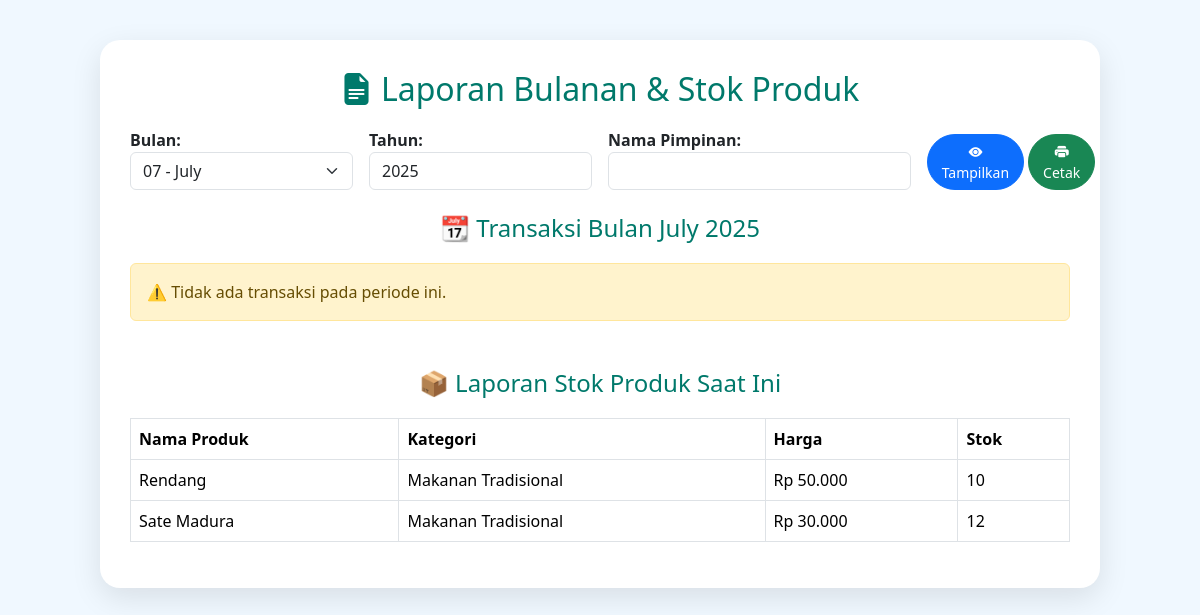
/laporan_bulanan.php (signed in), run on the app's committed database.
### tables this page shows
CREATE TABLE `products` (
  `id` int(11) NOT NULL,
  `name` varchar(255) NOT NULL,
  `category_id` int(11) NOT NULL,
  `price` decimal(10,2) NOT NULL,
  `description` text DEFAULT NULL,
  `image` varchar(255) NOT NULL,
  `stock` int(11) NOT NULL DEFAULT 0
);

CREATE TABLE `categories` (
  `id` int(11) NOT NULL,
  `name` varchar(255) NOT NULL
);

### laporan_bulanan.php (the view, shortened to what this page needs)
<?php
include 'include/db.php';
$bulan = isset($_GET['bulan']) ? $_GET['bulan'] : date('m');
$tahun = isset($_GET['tahun']) ? $_GET['tahun'] : date('Y');
$pimpinan = isset($_GET['pimpinan']) ? htmlspecialchars($_GET['pimpinan']) : '';
?>
<!DOCTYPE html>
<html lang="id">
<head>
    <link href="https://cdn.jsdelivr.net/npm/bootstrap@5.3.3/dist/css/bootstrap.min.css" rel="stylesheet">
    <link href="https://cdn.jsdelivr.net/npm/bootstrap-icons@1.10.5/font/bootstrap-icons.css" rel="stylesheet">
</head>
<body>
<div class="container-report">
    <h2><i class="bi bi-file-earmark-text-fill"></i> Laporan Bulanan & Stok Produk</h2>
    <form method="GET" class="row g-3 mb-4" id="form-filter">
        <div class="col-md-3">
            <label>Bulan:</label>
            <select name="bulan" class="form-select">
                <?php for ($i = 1; $i <= 12; $i++):
                    $val = str_pad($i, 2, '0', STR_PAD_LEFT);
                    $sel = ($bulan == $val) ? 'selected' : '';
                    echo "<option value='$val' $sel>$val - " . date('F', mktime(0,0,0,$i,1)) . "</option>";
                endfor; ?>
            </select>
        </div>
        <div class="col-md-3">
            <label>Tahun:</label>
            <input type="number" name="tahun" class="form-control" value="<?= $tahun ?>">
        </div>
        <div class="col-md-4">
            <label>Nama Pimpinan:</label>
            <input type="text" name="pimpinan" class="form-control" value="<?= $pimpinan ?>">
        </div>
        <div class="col-md-2 d-flex align-items-end gap-1">
            <button type="submit" class="btn btn-primary btn-sm btn-custom w-100"><i class="bi bi-eye-fill"></i> Tampilkan</button>
            <button type="button" onclick="window.print()" class="btn btn-success btn-sm btn-custom w-100"><i class="bi bi-printer-fill"></i> Cetak</button>
        </div>
    </form>
    <h4>📆 Transaksi Bulan <?= date('F', mktime(0, 0, 0, $bulan, 1)) ?> <?= $tahun ?></h4>
    <?php
    $sql = "SELECT nama_pelanggan, total, tanggal FROM transaksi WHERE MONTH(tanggal)=? AND YEAR(tanggal)=?";
    $stmt = $conn->prepare($sql);
    $stmt->bind_param("ss", $bulan, $tahun);
    $stmt->execute();
    $result = $stmt->get_result();
    if ($result->num_rows > 0):
        echo "<table class='table table-bordered mt-3'>
                <thead><tr><th>Nama Pelanggan</th><th>Total (Rp)</th><th>Tanggal</th></tr></thead><tbody>";
        while ($row = $result->fetch_assoc()):
            echo "<tr>
                    <td>" . htmlspecialchars($row['nama_pelanggan']) . "</td>
                    <td>Rp " . number_format($row['total'], 0, ',', '.') . "</td>
                    <td>" . date('d M Y', strtotime($row['tanggal'])) . "</td>
                  </tr>";
        endwhile;
        echo "</tbody></table>";
    else:
        echo "<div class='alert alert-warning'>⚠️ Tidak ada transaksi pada periode ini.</div>";
    endif;
    ?>
    <h4 class="mt-5">📦 Laporan Stok Produk Saat Ini</h4>
    <?php
    $stok = mysqli_query($conn, "SELECT products.*, categories.name AS category_name
                                 FROM products
                                 LEFT JOIN categories ON products.category_id = categories.id
                                 ORDER BY products.name ASC");
    if (mysqli_num_rows($stok) > 0):
        echo "<table class='table table-bordered mt-3'>
                <thead><tr><th>Nama Produk</th><th>Kategori</th><th>Harga</th><th>Stok</th></tr></thead><tbody>";
        while ($row = mysqli_fetch_assoc($stok)):
            echo "<tr>
                    <td>" . htmlspecialchars($row['name']) . "</td>
                    <td>" . htmlspecialchars($row['category_name']) . "</td>
                    <td>Rp " . number_format($row['price'], 0, ',', '.') . "</td>
                    <td>" . ($row['stock'] ?? 0) . "</td>
                  </tr>";
        endwhile;
        echo "</tbody></table>";
    else:
        echo "<div class='alert alert-warning'>⚠️ Tidak ada data produk.</div>";
    endif;
    ?>
</div>
</body>
</html>

### laporan_bulanan.php (style rules this page uses)
body { background: #f0f8ff; padding: 40px 0; }
.container-report { max-width: 1000px; margin: auto; background: white; padding: 30px; border-radius: 20px; box-shadow: 0 10px 30px rgba(0,0,0,0.1); }
h2, h4 { text-align: center; margin-bottom: 20px; color: #00796b; }
label { font-weight: bold; }
.btn-custom { border-radius: 30px; padding: 6px 14px; font-size: 0.875rem; }
.table thead { background-color: #b2dfdb; color: #004d40; }

### data on the page
products: name "Rendang", category.name "Makanan Tradisional", price "50.000", stock "10"
products: name "Sate Madura", category.name "Makanan Tradisional", price "30.000", stock "12"

### other printed values
date('F', mktime(0, 0, 0, $bulan, 1)) "July"
$tahun "2025"
form field bulan "07 - July"
